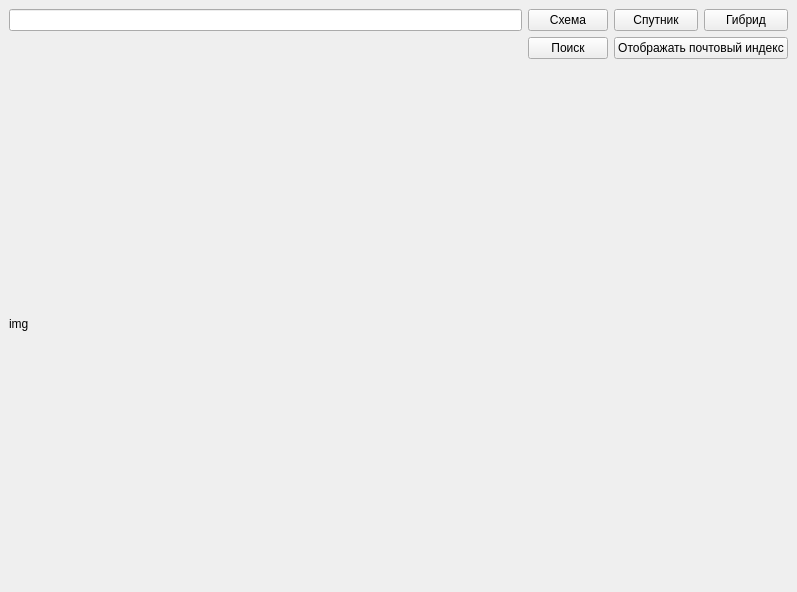
<?xml version="1.0" encoding="UTF-8"?>
<ui version="4.0">
 <class>api_task</class>
 <widget class="QMainWindow" name="api_task">
  <property name="geometry">
   <rect>
    <x>0</x>
    <y>0</y>
    <width>797</width>
    <height>592</height>
   </rect>
  </property>
  <property name="focusPolicy">
   <enum>Qt::ClickFocus</enum>
  </property>
  <property name="windowTitle">
   <string>MainWindow</string>
  </property>
  <widget class="QWidget" name="centralwidget">
   <layout class="QGridLayout" name="gridLayout_4">
    <item row="0" column="0">
     <layout class="QGridLayout" name="gridLayout">
      <item row="1" column="1">
       <widget class="QPushButton" name="search_btn">
        <property name="focusPolicy">
         <enum>Qt::NoFocus</enum>
        </property>
        <property name="styleSheet">
         <string notr="true">font: 10pt &quot;MS Shell Dlg 2&quot;;</string>
        </property>
        <property name="text">
         <string>Поиск</string>
        </property>
       </widget>
      </item>
      <item row="1" column="0">
       <widget class="QLabel" name="info_lbl">
        <property name="styleSheet">
         <string notr="true">font: 75 10pt &quot;MS Shell Dlg 2&quot;;</string>
        </property>
        <property name="text">
         <string/>
        </property>
       </widget>
      </item>
      <item row="0" column="0">
       <widget class="QLineEdit" name="adress_edit">
        <property name="focusPolicy">
         <enum>Qt::ClickFocus</enum>
        </property>
       </widget>
      </item>
      <item row="1" column="2" colspan="2">
       <widget class="QPushButton" name="post_index_btn">
        <property name="focusPolicy">
         <enum>Qt::NoFocus</enum>
        </property>
        <property name="text">
         <string>Отображать почтовый индекс</string>
        </property>
       </widget>
      </item>
      <item row="2" column="0" colspan="4">
       <widget class="QLabel" name="img_lbl">
        <property name="text">
         <string>img</string>
        </property>
       </widget>
      </item>
      <item row="0" column="1">
       <widget class="QPushButton" name="sheme_btn">
        <property name="focusPolicy">
         <enum>Qt::NoFocus</enum>
        </property>
        <property name="text">
         <string>Схема</string>
        </property>
       </widget>
      </item>
      <item row="0" column="2">
       <widget class="QPushButton" name="sat_btn">
        <property name="focusPolicy">
         <enum>Qt::NoFocus</enum>
        </property>
        <property name="text">
         <string>Спутник</string>
        </property>
       </widget>
      </item>
      <item row="0" column="3">
       <widget class="QPushButton" name="hyb_btn">
        <property name="focusPolicy">
         <enum>Qt::NoFocus</enum>
        </property>
        <property name="text">
         <string>Гибрид</string>
        </property>
       </widget>
      </item>
     </layout>
    </item>
   </layout>
  </widget>
 </widget>
 <resources/>
 <connections/>
</ui>
